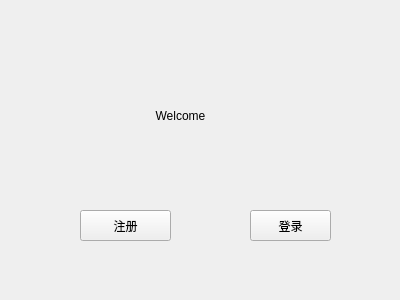
<?xml version="1.0" encoding="UTF-8"?>
<ui version="4.0">
 <class>client</class>
 <widget class="QWidget" name="client">
  <property name="geometry">
   <rect>
    <x>0</x>
    <y>0</y>
    <width>400</width>
    <height>300</height>
   </rect>
  </property>
  <property name="windowTitle">
   <string>client</string>
  </property>
  <widget class="QPushButton" name="pushButton">
   <property name="geometry">
    <rect>
     <x>80</x>
     <y>210</y>
     <width>91</width>
     <height>31</height>
    </rect>
   </property>
   <property name="text">
    <string>注册</string>
   </property>
  </widget>
  <widget class="QPushButton" name="pushButton_2">
   <property name="geometry">
    <rect>
     <x>250</x>
     <y>210</y>
     <width>81</width>
     <height>31</height>
    </rect>
   </property>
   <property name="text">
    <string>登录</string>
   </property>
  </widget>
  <widget class="QLabel" name="label">
   <property name="geometry">
    <rect>
     <x>110</x>
     <y>80</y>
     <width>141</width>
     <height>71</height>
    </rect>
   </property>
   <property name="lineWidth">
    <number>0</number>
   </property>
   <property name="text">
    <string>Welcome</string>
   </property>
   <property name="textFormat">
    <enum>Qt::PlainText</enum>
   </property>
   <property name="scaledContents">
    <bool>false</bool>
   </property>
   <property name="alignment">
    <set>Qt::AlignCenter</set>
   </property>
   <property name="indent">
    <number>-1</number>
   </property>
  </widget>
 </widget>
 <layoutdefault spacing="6" margin="11"/>
 <resources/>
 <connections/>
</ui>
